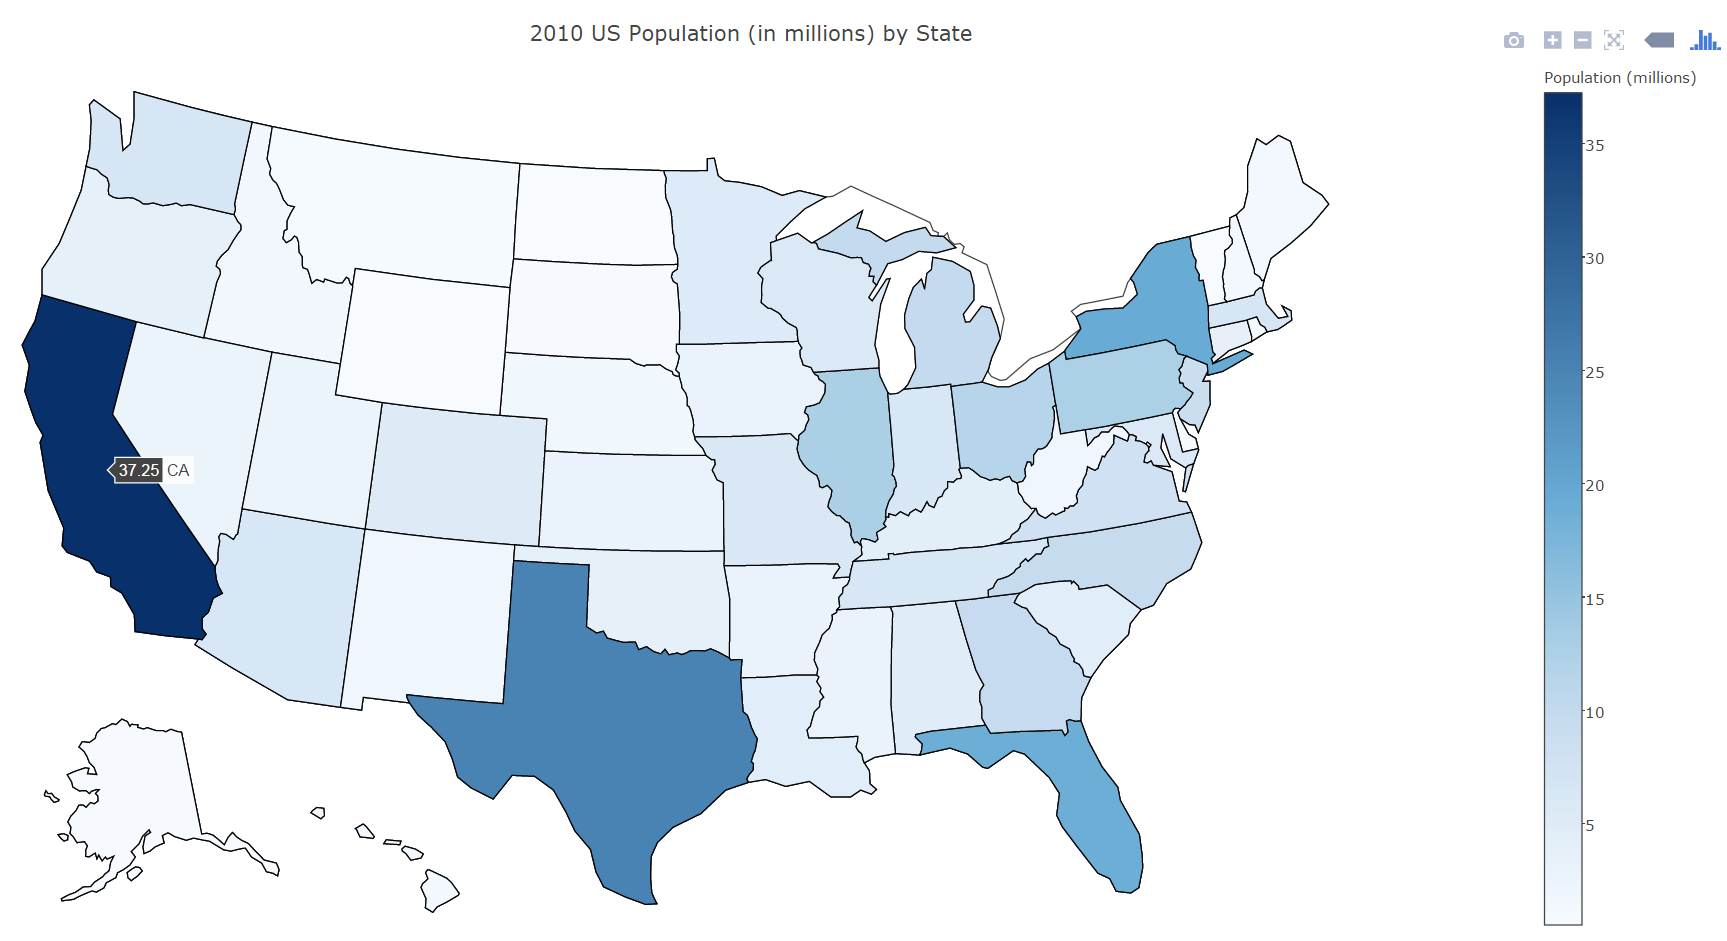

R code for this plot:
# This script creates a choropleth map using (a subset of) 'census_data.csv' using the 'plotly' library.

# A description of 'census_data.csv' can be found in 'census_data_scrape_and_process.R'.
# To avoid an overwhelming plot, I will be using a subset of 'census_data.csv' consisting of
# all observations for the year 2010.

# Load packages.
library(data.table)
library(dplyr)
library(plotly)

# Load data.
# Note that the data is located in the 'visualizations' folder, NOT the 'ggplot' folder.
census_data = data.table(read.csv('census_data.csv', 
                                  header = T, 
                                  stringsAsFactors = F, 
                                  check.names = F))

#####
# SUBSET/PROCESS DATA.

  # Get abbreviations for states.
  # This is needed for the 'plotly' mapping process.
  state_names = data.table(state = state.name, 
                           initials = state.abb)

  # Add state initials to 'census_data'.
  census_data = merge(census_data, 
                      state_names, 
                      by.x = 'Name', 
                      by.y = 'state', 
                      all.x = T)

  # Restrict 'census_subset' to '2010' observations only.
  census_subset = census_data[, .(Name, initials, `2010`)]

  # Remove aggregate 'United States' population row.
  census_subset = census_subset[Name != 'United States']
  
  # Divide '2010' by 1000 for easier map viewing.
  census_subset$`2010` = round(census_subset$`2010` / 1000000, 2)
  
  # Get US state data.
  states_map = map_data('state')
  
#####  
# Plot data.
  
  # Specify map settings.
  map = list(scope = 'usa', 
             project = list(type = 'albers usa'))
  
  # Create plot.
  # Note: this doesn't always render in the RStudio plot space.
  # You may need to hit the 'Show in new window' to view the plot.
  plot_geo(data = census_subset, 
           locationmode = 'USA-states') %>%
    add_trace(z = ~`2010`, 
              color = ~`2010`, 
              colors = 'Blues', 
              locations = ~initials) %>% 
    colorbar(title = 'Population (millions)') %>%
    layout(title = '2010 US Population (in millions) by State', 
           geo = map)
